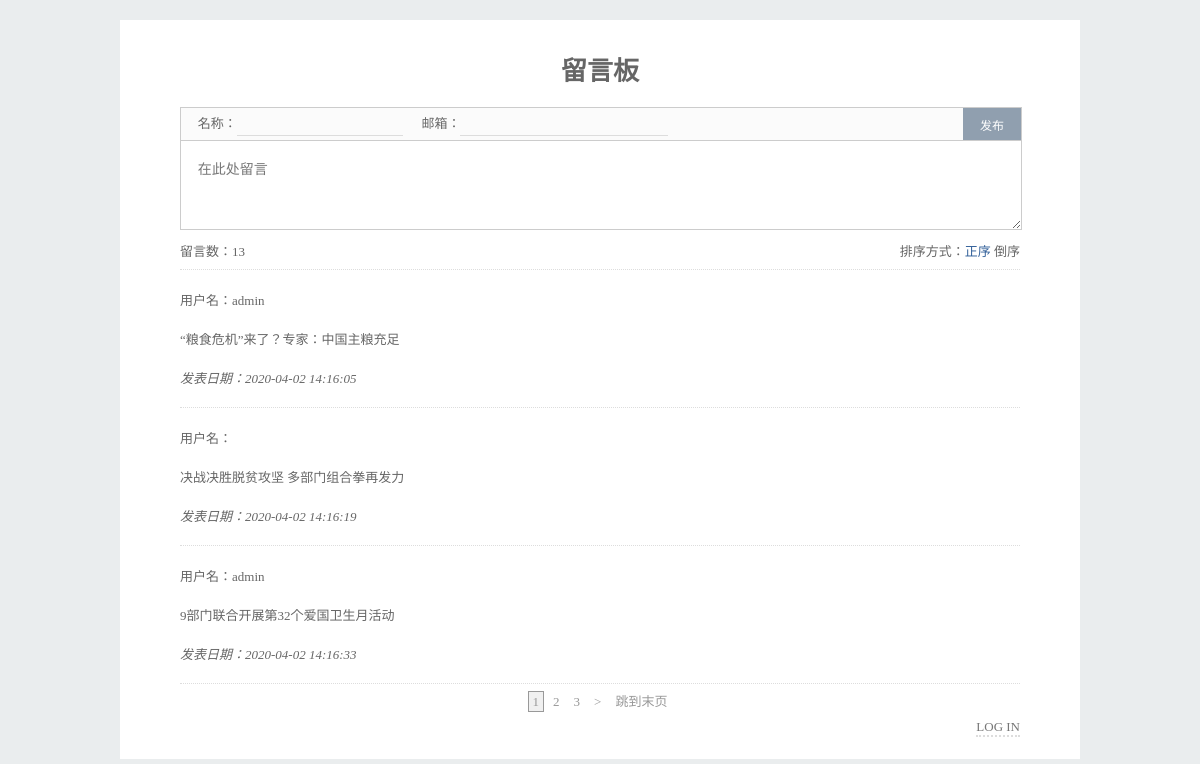
The page / on the database its author committed.
### tables this page shows
CREATE TABLE `liuyan_comment` (
  `id` int(10) unsigned NOT NULL auto_increment,
  `date` datetime NOT NULL,
  `poster` varchar(20) NOT NULL,
  `comment` text NOT NULL,
  `reply` text NOT NULL,
  `mail` varchar(60) NOT NULL,
  `ip` varchar(15) NOT NULL,
  PRIMARY KEY  (`id`)
);

### index.php (called while the page is built, shortened)
<?php
require_once BASEPATH.'core/CodeIgniter.php';

### application/models/comment_model.php (called while the page is built, shortened)
<?php
class Comment_model extends CI_Model{
	public function getComment(){
		$page_size = 3;
		$desc = $this->uri->segment(3);
		if($desc == 'desc'){
			$offset = intval($this->uri->segment(4));
			$res = $this->db->order_by('id desc')->limit($page_size,$offset)->get('comment');
		}else{
			$offset = intval($this->uri->segment(3));
			$res = $this->db->limit($page_size,$offset)->get('comment');
		}
		$result = $res->result_array();
		return $result;
	}
	public function getRownum(){
		return $this->db->get('comment')->num_rows();
	}
}

### application/views/comment_list.php (the view, shortened to what this page needs)
<!DOCTYPE html>
<html>
<head>
	<link rel="stylesheet" href="<?php echo site_url();?>public/css/home.css" />
</head>
<body>
<div id="box">
	<h1>留言板</h1>
	<div class="postbox">
		<form method="post" action="<?php echo base_url('guestbook/add_guestbook');?>">
			<ul class="userbox">
				<li>名称：</li><li class="user_name"><input type="text" name="poster" /></li>
				<li>邮箱：</li><li class="user_email"><input type="text" name="mail" /></li>
				<li class="user_post"><input type="submit" class="post_button" value="发布"></li>
			</ul>
			<textarea name="comment" required="required">在此处留言</textarea>
		</form>
	</div>
	<div class="comment_info">
		留言数：<?php  echo $num; ?>
		<span class="sort">
			排序方式：<a href="<?php echo base_url('guestbook/index');?>" class="<?php if($this->uri->segment(3) != 'desc') {echo "curr";}?>">正序</a> <a href="<?php echo base_url('guestbook/index');?>/desc" class="<?php if($this->uri->segment(3) == 'desc') {echo "curr";} ?>">倒序</a>
		</span>
	</div>
	<ul class="comments">
		<?php foreach($comment as $item):?>
		<li>
			<p>用户名：<?=$item['poster'];?></p>
			<p><?=$item['comment'];?></p>
			<p style="font-style: oblique;">发表日期：<?=$item['date'];?></p>
		</li>
		<?php endforeach; ?>
	</ul>
	<div class="comments_footer">
		<?php echo $pagel;?>
	</div>
	<a href="<?php echo base_url('admin/login');?>" style="text-decoration: none;float: right;color: #777;border-bottom: 2px dotted #ddd;">LOG IN</a>
</body>
</html>

### application/controllers/guestbook.php (shortened to what this page needs)
<?php
class Guestbook extends CI_Controller{
	public function __construct(){
		$this->load->database();
		$this->load->helper('url');
		$this->load->model('Comment_model','comment');
	}
	public function index(){
		$this->load->library('pagination');
		$num = $this->comment->getRownum();
		if($this->uri->segment(3) == 'desc'){
			$config['uri_segment'] = 4;
			$config['base_url'] = base_url('guestbook/index/desc');
		}else{
			$config['base_url'] = base_url('guestbook/index');
		}
		$config['total_rows'] = $num;
		$config['per_page'] = 3;
		$config['cur_tag_open'] = '<a class="curr">';
		$config['cur_tag_close'] = '</a>';
		$config['first_link'] = '回到首页';
		$config['last_link'] = '跳到末页';
		$this->pagination->initialize($config);
		$pagel = $this->pagination->create_links();
		$result = $this->comment->getComment();
		$data['comment'] = $result;
		$data['num'] = $num;
		$data['pagel'] = $pagel;
		$this->load->view('comment_list',$data);
	}
}

### public/css/home.css (style rules this page uses)
body,h1,textarea,input,ul,p { margin:0;padding: 0; }
ul { list-style: none; }
body { background: #eaedee; text-align: center;font-size: 13px; }
h1 { margin: 20px; }
#box { color: #666;width: 70%;background: #fff;margin:20px auto;padding: 10px 5% 40px; }
#box textarea { border:1px solid #ccc; width: 96%;padding: 2%;height: 54px;outline: none;font-size: 14px;color: #777;border-top:0; }
#box .userbox { width: 98%;border:1px solid #ccc;height: 32px;line-height: 31px; text-align: left;padding-left: 2%;float: left;background: #fbfbfb; }
#box .userbox li { float: left; }
#box .userbox input { border:0;border-bottom: 1px solid #ddd;color: #777; padding-left: 1%;height: 22px;outline: none;width: 100%;background: #fbfbfb; }
#box .userbox .user_name { width: 20%;margin-right: 20px; }
#box .userbox .user_email { width: 25%; }
#box .userbox .user_post { width: 58px; height: 100%;float: right;line-height: 0; }
#box .userbox .post_button { width: 100%;height: 100%;text-align: center;padding: 0;background: #909faf;border:0;color: #fff;font-size: 12px;cursor: pointer; }
#box .comment_info { height: 35px;line-height: 35px;text-align: left;border-bottom: 1px dotted #ddd; }
#box .comment_info .sort { float: right; }
#box .comment_info a { text-decoration: none;color: #666; }
#box .comment_info .curr { color: #315f99; }
#box .comments { text-align: left; }
#box .comments li { border-bottom: 1px dotted #ddd; }
#box .comments p { margin:20px auto; }
#box .comments_footer { height: 35px;line-height: 35px; }
#box .comments_footer a { border:1px solid #fff;text-decoration: none;color: #999;padding: 2px 4px;margin:0 2px;line-height: 20px; }
#box .comments_footer .curr { background: #f0f0f0;border:1px solid #999; }

### rows shown on the page
liuyan_comment: poster "admin", comment "“粮食危机”来了？专家：中国主粮充足", date "2020-04-02 14:16:05"
liuyan_comment: comment "决战决胜脱贫攻坚 多部门组合拳再发力", date "2020-04-02 14:16:19"
liuyan_comment: poster "admin", comment "9部门联合开展第32个爱国卫生月活动", date "2020-04-02 14:16:33"

### other values the page prints
$num "13"
$pagel "1 2 3 > 跳到末页"
